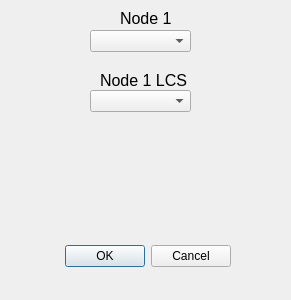
<?xml version="1.0" encoding="UTF-8"?>
<ui version="4.0">
 <class>dia_prismatic_joint</class>
 <widget class="QDialog" name="dia_prismatic_joint">
  <property name="geometry">
   <rect>
    <x>0</x>
    <y>0</y>
    <width>291</width>
    <height>300</height>
   </rect>
  </property>
  <property name="windowTitle">
   <string>clamp joint dialog</string>
  </property>
  <widget class="QDialogButtonBox" name="buttonBox">
   <property name="geometry">
    <rect>
     <x>50</x>
     <y>240</y>
     <width>181</width>
     <height>32</height>
    </rect>
   </property>
   <property name="orientation">
    <enum>Qt::Horizontal</enum>
   </property>
   <property name="standardButtons">
    <set>QDialogButtonBox::Cancel|QDialogButtonBox::Ok</set>
   </property>
  </widget>
  <widget class="QLabel" name="node_1_label">
   <property name="geometry">
    <rect>
     <x>120</x>
     <y>10</y>
     <width>61</width>
     <height>16</height>
    </rect>
   </property>
   <property name="font">
    <font>
     <pointsize>12</pointsize>
    </font>
   </property>
   <property name="text">
    <string>Node 1</string>
   </property>
  </widget>
  <widget class="QComboBox" name="node_1_Box">
   <property name="geometry">
    <rect>
     <x>90</x>
     <y>30</y>
     <width>101</width>
     <height>22</height>
    </rect>
   </property>
  </widget>
  <widget class="QComboBox" name="node_1_LCS">
   <property name="geometry">
    <rect>
     <x>90</x>
     <y>90</y>
     <width>101</width>
     <height>22</height>
    </rect>
   </property>
  </widget>
  <widget class="QLabel" name="node_1_LCS_label">
   <property name="geometry">
    <rect>
     <x>100</x>
     <y>70</y>
     <width>101</width>
     <height>20</height>
    </rect>
   </property>
   <property name="font">
    <font>
     <pointsize>12</pointsize>
    </font>
   </property>
   <property name="text">
    <string>Node 1 LCS</string>
   </property>
  </widget>
 </widget>
 <resources/>
 <connections>
  <connection>
   <sender>buttonBox</sender>
   <signal>accepted()</signal>
   <receiver>dia_prismatic_joint</receiver>
   <slot>accept()</slot>
   <hints>
    <hint type="sourcelabel">
     <x>248</x>
     <y>254</y>
    </hint>
    <hint type="destinationlabel">
     <x>157</x>
     <y>274</y>
    </hint>
   </hints>
  </connection>
  <connection>
   <sender>buttonBox</sender>
   <signal>rejected()</signal>
   <receiver>dia_prismatic_joint</receiver>
   <slot>reject()</slot>
   <hints>
    <hint type="sourcelabel">
     <x>316</x>
     <y>260</y>
    </hint>
    <hint type="destinationlabel">
     <x>286</x>
     <y>274</y>
    </hint>
   </hints>
  </connection>
 </connections>
</ui>
